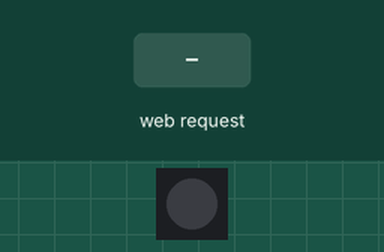
A sketch run on a simulated ESP32. On the bench: 1 RGB LEDs in strip order, left to right. Inputs (shaded band) come from the test bench. WiFi joins after 1.5 s; servers stay silent unless stated; what the sketch prints to the serial monitor is not drawn.

Above: at 7.7 s.
7.8 s: HTTP request GET /H received
At 8.7 s:
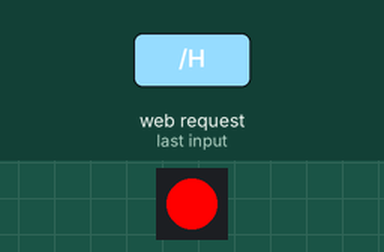
9.3 s: HTTP request GET /L received
At 9.9 s:
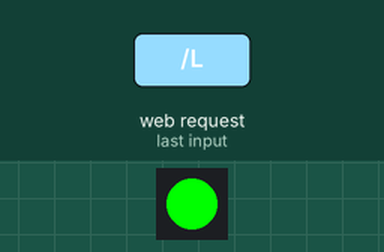
10.8 s: HTTP request GET /K received
At 12.2 s:
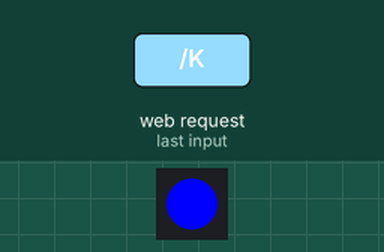
Timing chart, 0 to 13.8 s (numbered marks = the images above; inputs shaded):
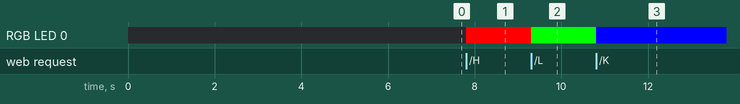

The sketch:

TestWifi.ino
```cpp
/*
  =============================================================================
  Project:    ESP32 Wi-Fi WebServer → WS2812B (NeoPixel) Single-LED Controller
  Board:      ESP32
  Summary:    Hosts a simple web page to toggle a single NeoPixel LED color
              via HTTP endpoints:
                - GET /H  → LED RED
                - GET /L  → LED GREEN
                - GET /K  → LED BLUE
                - GET /   → Main page (buttons + color preview)
                - GET /image → Serves SYDE logo from image.h

  How to use:
    1) Flash to your ESP32.
    2) Update Wi-Fi SSID and password below.
    3) Open Serial Monitor @115200 (baudrate) to read the assigned IP address.
    4) Visit http://<ESP32-IP>/ in your browser and use the buttons.

  Hardware:
    - Hypatia Board (WS2812B LED Pin is 21)

  Dependencies (Arduino Library Manager):
    - WiFi (ESP32 core)
    - WebServer (ESP32 core)
    - Adafruit NeoPixel by Adafruit

  Notes:
    - Credentials are hardcoded for demo purposes only.
    - The logo image bytes are expected in image.h as `ImageData`.
  =============================================================================
*/

#include <WiFi.h>               // Wi-Fi connectivity (ESP32)
#include <WebServer.h>          // Minimal HTTP server
#include <Adafruit_NeoPixel.h>  // WS2812B (NeoPixel) control

#include "image.h"              // SYDE logo image data (uint8_t array)

// =============================
// NeoPixel configuration
// =============================
#define LED_PIN   21   // GPIO used for the NeoPixel data line
#define NUM_LEDS  1    // Single LED in this example

// Global NeoPixel instance
Adafruit_NeoPixel strip = Adafruit_NeoPixel(NUM_LEDS, LED_PIN, NEO_GRB + NEO_KHZ800);

// =============================
// Wi-Fi credentials (edit these)
// =============================
const char *ssid = "*****";
const char *password = "*****";  // Demo placeholder; replace with your password

// =============================
// Web server on TCP port 80
// =============================
WebServer server(80);

// -----------------------------------------------------------------------------
// LED color handlers (mapped to HTTP routes)
// -----------------------------------------------------------------------------
void handleRed() {
  strip.setPixelColor(0, strip.Color(255, 0, 0));  // RED
  strip.show();
}

void handleGreen() {
  strip.setPixelColor(0, strip.Color(0, 255, 0));  // GREEN
  strip.show();
}

void handleBlue() {
  strip.setPixelColor(0, strip.Color(0, 0, 255));  // BLUE
  strip.show();
}

// -----------------------------------------------------------------------------
// Root page handler: serves a minimal UI with three buttons and a color preview
// -----------------------------------------------------------------------------
void handleRoot() {
  String html = R"rawliteral(
  <!DOCTYPE html>
  <html lang="en">
  <head>
    <meta charset="UTF-8">
    <meta name="viewport" content="width=device-width, initial-scale=1.0">
    <title>SYDE Hypatia Wi-Fi Connection Check</title>
    <style>
      body {
        font-family: Arial, sans-serif;
        background-color: #f4f4f9;
        color: #333;
        text-align: center;
        margin: 0;
        padding: 0;
      }
      .container {
        max-width: 600px;
        margin: 20px auto;
        padding: 20px;
        background-color: white;
        box-shadow: 0 4px 8px rgba(0, 0, 0, 0.2);
        border-radius: 10px;
      }
      h1 {
        color: #6e6e6e;
        margin-top: 10px;
      }
      button {
        background-color: #02aff3;
        color: white;
        padding: 10px 20px;
        margin: 10px;
        border: none;
        border-radius: 5px;
        cursor: pointer;
        font-size: 16px;
        display: inline-block;
      }
      button:hover {
        background-color: #6e6e6e;
      }
      img {
        margin-top: 10px;
        margin-bottom: 20px;
        max-width: 80%;
        border-radius: 10px;
      }
      #color-circle {
        width: 100px;
        height: 100px;
        border-radius: 50%;
        background-color: lightgray;
        margin: 20px auto;
        box-shadow: 0 0 15px 5px rgba(0, 0, 0, 0.2);
      }
    </style>
  </head>
  <body>
    <div class="container">
      <img src="/image" alt="SYDE Logo">
      <h1>SYDE Hypatia Wi-Fi connection check</h1>
      <p>Control the LED on the Hypatia Board:</p>

      <div id="color-circle"></div>

      <div style="display: flex; justify-content: center; gap: 10px; margin-top: 20px;">
        <button onclick="fetch('/H'); changeCircleColor('red');">Turn LED RED</button>
        <button onclick="fetch('/L'); changeCircleColor('green');">Turn LED GREEN</button>
        <button onclick="fetch('/K'); changeCircleColor('blue');">Turn LED BLUE</button>
      </div>

      <script>
        function changeCircleColor(color) {
          const el = document.getElementById('color-circle');
          el.style.backgroundColor = color;
          el.style.boxShadow = '0 0 15px 5px ' + color;
        }
      </script>
    </div>
  </body>
  </html>
  )rawliteral";

  server.send(200, "text/html", html);
}

// -----------------------------------------------------------------------------
// Image handler: serves the SYDE logo as PNG from PROGMEM (image.h)
// -----------------------------------------------------------------------------
void handleImage() {
  server.send_P(200, "image/png", (const char*)ImageData, sizeof(ImageData));
}

// -----------------------------------------------------------------------------
// Arduino Setup: initialize Serial, NeoPixel, connect to Wi-Fi, and start server
// -----------------------------------------------------------------------------
void setup() {
  Serial.begin(115200);
  delay(5000);           // Give Serial time to attach (optional)

  // --- NeoPixel init ---
  strip.begin();
  strip.show();          // Ensure LED starts OFF

  // --- Wi-Fi connect ---
  WiFi.begin(ssid, password);
  while (WiFi.status() != WL_CONNECTED) {
    delay(500);
    Serial.print(".");
  }

  // --- Connection feedback ---
  Serial.println("\nWi-Fi connected");
  Serial.print("IP Address: ");
  Serial.println(WiFi.localIP());

  // --- HTTP route mapping ---
  server.on("/",      handleRoot);   // Main page
  server.on("/image", handleImage);  // SYDE logo
  server.on("/H",     handleRed);    // LED → RED
  server.on("/L",     handleGreen);  // LED → GREEN
  server.on("/K",     handleBlue);   // LED → BLUE

  // --- Start web server ---
  server.begin();
  Serial.println("WebServer started!");
}

// -----------------------------------------------------------------------------
// Arduino Loop: process incoming HTTP requests
// -----------------------------------------------------------------------------
void loop() {
  server.handleClient();
}
```

Source omitted: image.h (data table, 64390 bytes)

Measured:
- after the input at 7.8 s, RGB LED 0: off → RGB(255, 0, 0) at once
- after the input at 9.3 s, RGB LED 0: RGB(255, 0, 0) → RGB(0, 255, 0) at once
- after the input at 10.8 s, RGB LED 0: RGB(0, 255, 0) → RGB(0, 0, 255) at once
